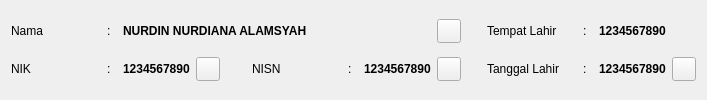
    <widget class="QWidget" name="widget" native="true">
     <property name="font">
      <font>
       <family>Segoe UI</family>
      </font>
     </property>
     <layout class="QGridLayout" name="gridLayout_2">
      <item row="0" column="0">
       <widget class="QLabel" name="label">
        <property name="minimumSize">
         <size>
          <width>90</width>
          <height>24</height>
         </size>
        </property>
        <property name="font">
         <font>
          <family>Segoe UI</family>
         </font>
        </property>
        <property name="text">
         <string>Nama</string>
        </property>
       </widget>
      </item>
      <item row="1" column="4">
       <spacer name="horizontalSpacer_8">
        <property name="font">
         <font>
          <family>Segoe UI</family>
         </font>
        </property>
        <property name="orientation">
         <enum>Qt::Horizontal</enum>
        </property>
        <property name="sizeType">
         <enum>QSizePolicy::Fixed</enum>
        </property>
        <property name="sizeHint" stdset="0">
         <size>
          <width>20</width>
          <height>20</height>
         </size>
        </property>
       </spacer>
      </item>
      <item row="0" column="1">
       <widget class="QLabel" name="label_155">
        <property name="minimumSize">
         <size>
          <width>10</width>
          <height>0</height>
         </size>
        </property>
        <property name="maximumSize">
         <size>
          <width>10</width>
          <height>24</height>
         </size>
        </property>
        <property name="font">
         <font>
          <family>Segoe UI</family>
         </font>
        </property>
        <property name="text">
         <string>:</string>
        </property>
       </widget>
      </item>
      <item row="1" column="0">
       <widget class="QLabel" name="label_148">
        <property name="minimumSize">
         <size>
          <width>90</width>
          <height>24</height>
         </size>
        </property>
        <property name="font">
         <font>
          <family>Segoe UI</family>
         </font>
        </property>
        <property name="text">
         <string>NIK</string>
        </property>
       </widget>
      </item>
      <item row="1" column="1">
       <widget class="QLabel" name="label_154">
        <property name="minimumSize">
         <size>
          <width>10</width>
          <height>0</height>
         </size>
        </property>
        <property name="maximumSize">
         <size>
          <width>10</width>
          <height>24</height>
         </size>
        </property>
        <property name="font">
         <font>
          <family>Segoe UI</family>
         </font>
        </property>
        <property name="text">
         <string>:</string>
        </property>
       </widget>
      </item>
      <item row="1" column="2">
       <widget class="QLabel" name="label_153">
        <property name="sizePolicy">
         <sizepolicy hsizetype="Expanding" vsizetype="Preferred">
          <horstretch>0</horstretch>
          <verstretch>0</verstretch>
         </sizepolicy>
        </property>
        <property name="maximumSize">
         <size>
          <width>16777215</width>
          <height>24</height>
         </size>
        </property>
        <property name="font">
         <font>
          <family>Segoe UI</family>
          <pointsize>9</pointsize>
          <weight>75</weight>
          <bold>true</bold>
         </font>
        </property>
        <property name="text">
         <string>1234567890</string>
        </property>
       </widget>
      </item>
      <item row="1" column="5">
       <widget class="QLabel" name="label_156">
        <property name="minimumSize">
         <size>
          <width>90</width>
          <height>24</height>
         </size>
        </property>
        <property name="font">
         <font>
          <family>Segoe UI</family>
         </font>
        </property>
        <property name="text">
         <string>NISN</string>
        </property>
       </widget>
      </item>
      <item row="1" column="3">
       <widget class="QPushButton" name="pushButton_37">
        <property name="minimumSize">
         <size>
          <width>24</width>
          <height>24</height>
         </size>
        </property>
        <property name="maximumSize">
         <size>
          <width>24</width>
          <height>24</height>
         </size>
        </property>
        <property name="font">
         <font>
          <family>Segoe UI</family>
         </font>
        </property>
        <property name="text">
         <string/>
        </property>
        <property name="autoDefault">
         <bool>false</bool>
        </property>
       </widget>
      </item>
      <item row="1" column="6">
       <widget class="QLabel" name="label_157">
        <property name="minimumSize">
         <size>
          <width>10</width>
          <height>0</height>
         </size>
        </property>
        <property name="maximumSize">
         <size>
          <width>10</width>
          <height>24</height>
         </size>
        </property>
        <property name="font">
         <font>
          <family>Segoe UI</family>
         </font>
        </property>
        <property name="text">
         <string>:</string>
        </property>
       </widget>
      </item>
      <item row="1" column="7">
       <widget class="QLabel" name="label_158">
        <property name="sizePolicy">
         <sizepolicy hsizetype="Expanding" vsizetype="Preferred">
          <horstretch>0</horstretch>
          <verstretch>0</verstretch>
         </sizepolicy>
        </property>
        <property name="maximumSize">
         <size>
          <width>16777215</width>
          <height>24</height>
         </size>
        </property>
        <property name="font">
         <font>
          <family>Segoe UI</family>
          <pointsize>9</pointsize>
          <weight>75</weight>
          <bold>true</bold>
         </font>
        </property>
        <property name="text">
         <string>1234567890</string>
        </property>
       </widget>
      </item>
      <item row="1" column="9">
       <spacer name="horizontalSpacer_9">
        <property name="font">
         <font>
          <family>Segoe UI</family>
         </font>
        </property>
        <property name="orientation">
         <enum>Qt::Horizontal</enum>
        </property>
        <property name="sizeType">
         <enum>QSizePolicy::Fixed</enum>
        </property>
        <property name="sizeHint" stdset="0">
         <size>
          <width>20</width>
          <height>20</height>
         </size>
        </property>
       </spacer>
      </item>
      <item row="1" column="8">
       <widget class="QPushButton" name="pushButton_38">
        <property name="minimumSize">
         <size>
          <width>24</width>
          <height>24</height>
         </size>
        </property>
        <property name="maximumSize">
         <size>
          <width>24</width>
          <height>24</height>
         </size>
        </property>
        <property name="font">
         <font>
          <family>Segoe UI</family>
         </font>
        </property>
        <property name="text">
         <string/>
        </property>
        <property name="autoDefault">
         <bool>false</bool>
        </property>
       </widget>
      </item>
      <item row="1" column="12">
       <widget class="QLabel" name="label_161">
        <property name="sizePolicy">
         <sizepolicy hsizetype="Expanding" vsizetype="Preferred">
          <horstretch>0</horstretch>
          <verstretch>0</verstretch>
         </sizepolicy>
        </property>
        <property name="maximumSize">
         <size>
          <width>16777215</width>
          <height>24</height>
         </size>
        </property>
        <property name="font">
         <font>
          <family>Segoe UI</family>
          <pointsize>9</pointsize>
          <weight>75</weight>
          <bold>true</bold>
         </font>
        </property>
        <property name="text">
         <string>1234567890</string>
        </property>
       </widget>
      </item>
      <item row="1" column="11">
       <widget class="QLabel" name="label_160">
        <property name="minimumSize">
         <size>
          <width>10</width>
          <height>0</height>
         </size>
        </property>
        <property name="maximumSize">
         <size>
          <width>10</width>
          <height>24</height>
         </size>
        </property>
        <property name="font">
         <font>
          <family>Segoe UI</family>
         </font>
        </property>
        <property name="text">
         <string>:</string>
        </property>
       </widget>
      </item>
      <item row="1" column="10">
       <widget class="QLabel" name="label_159">
        <property name="minimumSize">
         <size>
          <width>90</width>
          <height>24</height>
         </size>
        </property>
        <property name="font">
         <font>
          <family>Segoe UI</family>
         </font>
        </property>
        <property name="text">
         <string>Tanggal Lahir</string>
        </property>
       </widget>
      </item>
      <item row="1" column="13">
       <widget class="QPushButton" name="pushButton_39">
        <property name="minimumSize">
         <size>
          <width>24</width>
          <height>24</height>
         </size>
        </property>
        <property name="maximumSize">
         <size>
          <width>24</width>
          <height>24</height>
         </size>
        </property>
        <property name="font">
         <font>
          <family>Segoe UI</family>
         </font>
        </property>
        <property name="text">
         <string/>
        </property>
        <property name="autoDefault">
         <bool>false</bool>
        </property>
       </widget>
      </item>
      <item row="0" column="12">
       <widget class="QLabel" name="label_164">
        <property name="sizePolicy">
         <sizepolicy hsizetype="Expanding" vsizetype="Preferred">
          <horstretch>0</horstretch>
          <verstretch>0</verstretch>
         </sizepolicy>
        </property>
        <property name="maximumSize">
         <size>
          <width>16777215</width>
          <height>24</height>
         </size>
        </property>
        <property name="font">
         <font>
          <family>Segoe UI</family>
          <pointsize>9</pointsize>
          <weight>75</weight>
          <bold>true</bold>
         </font>
        </property>
        <property name="text">
         <string>1234567890</string>
        </property>
       </widget>
      </item>
      <item row="0" column="10">
       <widget class="QLabel" name="label_162">
        <property name="minimumSize">
         <size>
          <width>90</width>
          <height>24</height>
         </size>
        </property>
        <property name="font">
         <font>
          <family>Segoe UI</family>
         </font>
        </property>
        <property name="text">
         <string>Tempat Lahir</string>
        </property>
       </widget>
      </item>
      <item row="0" column="11">
       <widget class="QLabel" name="label_163">
        <property name="minimumSize">
         <size>
          <width>10</width>
          <height>0</height>
         </size>
        </property>
        <property name="maximumSize">
         <size>
          <width>10</width>
          <height>24</height>
         </size>
        </property>
        <property name="font">
         <font>
          <family>Segoe UI</family>
         </font>
        </property>
        <property name="text">
         <string>:</string>
        </property>
       </widget>
      </item>
      <item row="0" column="2" colspan="6">
       <widget class="QLabel" name="label_138">
        <property name="sizePolicy">
         <sizepolicy hsizetype="Expanding" vsizetype="Preferred">
          <horstretch>0</horstretch>
          <verstretch>0</verstretch>
         </sizepolicy>
        </property>
        <property name="maximumSize">
         <size>
          <width>16777215</width>
          <height>24</height>
         </size>
        </property>
        <property name="font">
         <font>
          <family>Segoe UI</family>
          <pointsize>9</pointsize>
          <weight>75</weight>
          <bold>true</bold>
         </font>
        </property>
        <property name="text">
         <string>NURDIN NURDIANA ALAMSYAH</string>
        </property>
       </widget>
      </item>
      <item row="0" column="8">
       <widget class="QPushButton" name="pushButton_40">
        <property name="minimumSize">
         <size>
          <width>24</width>
          <height>24</height>
         </size>
        </property>
        <property name="maximumSize">
         <size>
          <width>24</width>
          <height>24</height>
         </size>
        </property>
        <property name="font">
         <font>
          <family>Segoe UI</family>
         </font>
        </property>
        <property name="toolTip">
         <string>&lt;html&gt;&lt;head/&gt;&lt;body&gt;&lt;p&gt;test&lt;/p&gt;&lt;/body&gt;&lt;/html&gt;</string>
        </property>
        <property name="text">
         <string/>
        </property>
        <property name="autoDefault">
         <bool>false</bool>
        </property>
       </widget>
      </item>
     </layout>
    </widget>
